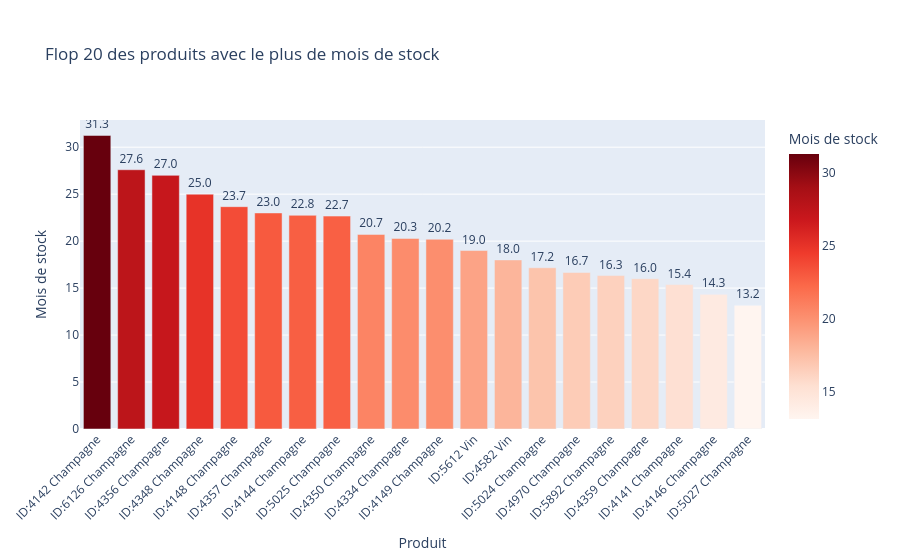

The cell this chart's notebook holds for it:
### Markdown cell above
<div style="border: 1px solid RGB(51,165,182);" >
<h3 style="margin: auto; padding: 20px; color: RGB(51,165,182); ">Etape 5.3 - Analyse des stocks</h3>
</div>

### Code cell
######################################
# Calculer le nombre de mois de stock #
######################################
#Import de numpy 
##deja fait 

#Création de la colonne Rotation de stock
df_final['rotation_stock']= df_final['stock_quantity'] / df_final['total_sales']
##car ventes de 1 mois, du 01/10 au 31/10

#Remplacement des "inf" par 0
##division par 0 pour les 3 product_id: 4337, 4355 et 5932 
df_final['rotation_stock'] = df_final['rotation_stock'].replace([np.inf, -np.inf], 0).fillna(0)

#Effectuer le tri dans l'ordre décroissant du nombre de mois de stock dans le dataset df_merge
flop_20_stock = df_final.sort_values('rotation_stock', ascending=False).head(20)

#Graphique en barre du flop 20 des produits qui ont le plus de mois de stock
flop_20_stock['x_label'] = "ID:" + flop_20_stock['product_id'].astype(str)  +' '+ flop_20_stock['product_type'].astype(str) 
fig = px.bar(
    flop_20_stock,
    x='x_label',
    y='rotation_stock',
    text='rotation_stock',
    title='Flop 20 des produits avec le plus de mois de stock',
    labels={'rotation_stock': 'Mois de stock', 'x_label': 'Produit'},
    color='rotation_stock',
    color_continuous_scale='Reds',
    hover_data=['product_id', 'stock_quantity', 'total_sales']
)
fig.update_traces(texttemplate='%{text:.1f}', textposition='outside')
fig.update_layout(xaxis_tickangle=-45, margin=dict(t=120))
fig.show()

### Figure 1 — Plotly figure (JSON) as saved in the notebook; plotly's stock layout.template omitted (floating-point values rounded to 4 significant figures)
{"data": [{"alignmentgroup": "True", "customdata": [[4142, 125, 4], [6126, 138, 5], [4356, 81, 3], [4348, 125, 5], [4148, 71, 3], [4357, 115, 5], [4144, 91, 4], [5025, 136, 6], [4350, 145, 7], [4334, 142, 7], [4149, 101, 5], [5612, 19, 1], [4582, 18, 1], [5024, 103, 6], [4970, 100, 6], [5892, 98, 6], [4359, 112, 7], [4141, 123, 8], [4146, 86, 6], [5027, 79, 6]], "hovertemplate": "Produit=%{x}<br>Mois de stock=%{marker.color}<br>product_id=%{customdata[0]}<br>stock_quantity=%{customdata[1]}<br>total_sales=%{customdata[2]}<extra></extra>", "legendgroup": "", "marker": {"color": [31.25, 27.6, 27, 25, 23.67, 23, 22.75, 22.67, 20.71, 20.29, 20.2, 19, 18, 17.17, 16.67, 16.33, 16, 15.38, 14.33, 13.17], "coloraxis": "coloraxis", "pattern": {"shape": ""}}, "name": "", "offsetgroup": "", "orientation": "v", "showlegend": false, "text": [31.25, 27.6, 27, 25, 23.67, 23, 22.75, 22.67, 20.71, 20.29, 20.2, 19, 18, 17.17, 16.67, 16.33, 16, 15.38, 14.33, 13.17], "textposition": "outside", "texttemplate": "%{text:.1f}", "type": "bar", "x": ["ID:4142 Champagne", "ID:6126 Champagne", "ID:4356 Champagne", "ID:4348 Champagne", "ID:4148 Champagne", "ID:4357 Champagne", "ID:4144 Champagne", "ID:5025 Champagne", "ID:4350 Champagne", "ID:4334 Champagne", "ID:4149 Champagne", "ID:5612 Vin", "ID:4582 Vin", "ID:5024 Champagne", "ID:4970 Champagne", "ID:5892 Champagne", "ID:4359 Champagne", "ID:4141 Champagne", "ID:4146 Champagne", "ID:5027 Champagne"], "xaxis": "x", "y": [31.25, 27.6, 27, 25, 23.67, 23, 22.75, 22.67, 20.71, 20.29, 20.2, 19, 18, 17.17, 16.67, 16.33, 16, 15.38, 14.33, 13.17], "yaxis": "y"}], "layout": {"autosize": true, "barmode": "relative", "coloraxis": {"colorbar": {"title": {"text": "Mois de stock"}}, "colorscale": [[0, "rgb(255,245,240)"], [0.125, "rgb(254,224,210)"], [0.25, "rgb(252,187,161)"], [0.375, "rgb(252,146,114)"], [0.5, "rgb(251,106,74)"], [0.625, "rgb(239,59,44)"], [0.75, "rgb(203,24,29)"], [0.875, "rgb(165,15,21)"], [1, "rgb(103,0,13)"]]}, "legend": {"tracegroupgap": 0}, "margin": {"t": 120}, "title": {"text": "Flop 20 des produits avec le plus de mois de stock"}, "xaxis": {"anchor": "y", "autorange": true, "domain": [0, 1], "range": [-0.5, 19.5], "tickangle": -45, "title": {"text": "Produit"}, "type": "category"}, "yaxis": {"anchor": "x", "autorange": true, "domain": [0, 1], "range": [0, 32.89], "title": {"text": "Mois de stock"}, "type": "linear"}}}
